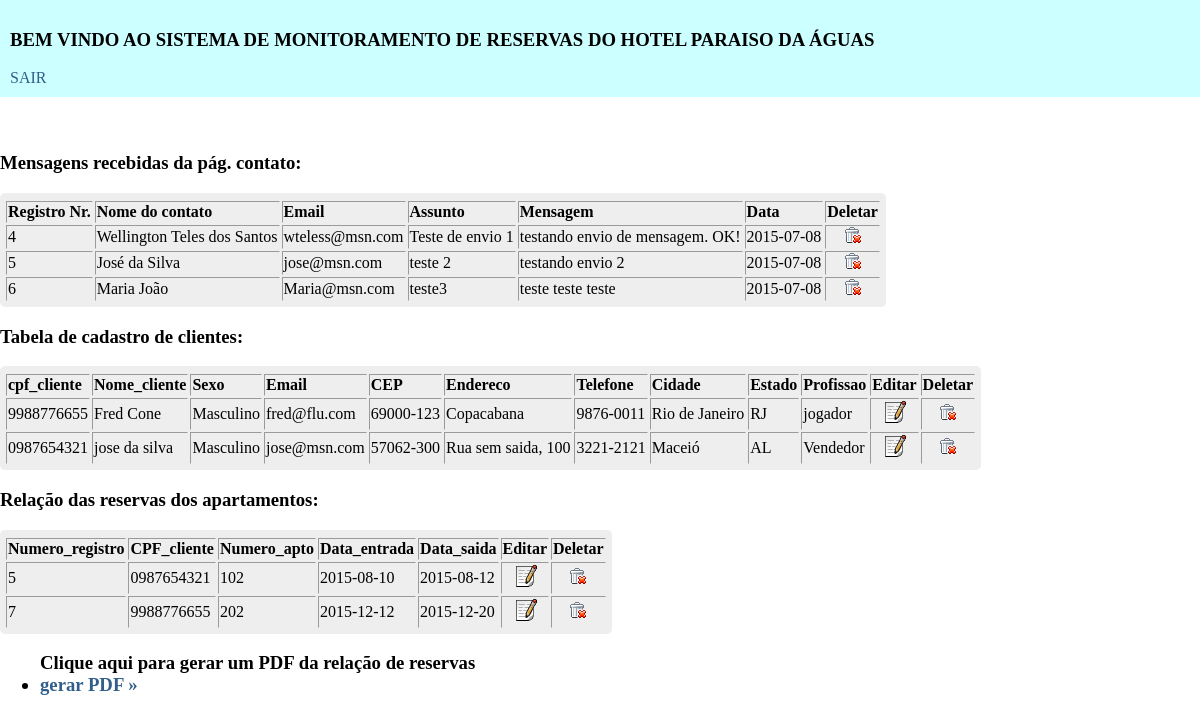
Page /painel_admin.php (signed in) on the committed database.
### tables this page shows
CREATE TABLE IF NOT EXISTS `contato` (
  `Reg_Nr` int(11) NOT NULL AUTO_INCREMENT,
  `Nome` varchar(30) NOT NULL,
  `Email` varchar(15) NOT NULL,
  `Assunto` varchar(30) NOT NULL,
  `Mensagem` varchar(250) NOT NULL,
  `Data` date NOT NULL,
  PRIMARY KEY (`Reg_Nr`)
);

CREATE TABLE IF NOT EXISTS `cliente` (
  `CPF_cliente` varchar(11) NOT NULL,
  `Nome_cliente` varchar(50) NOT NULL,
  `Sexo` varchar(10) NOT NULL,
  `Email` varchar(50) NOT NULL,
  `CEP` varchar(20) NOT NULL,
  `Endereco` varchar(100) NOT NULL,
  `Telefone` varchar(20) NOT NULL,
  `Cidade` varchar(50) NOT NULL,
  `Estado` varchar(50) NOT NULL,
  `Profissao` varchar(50) NOT NULL,
  PRIMARY KEY (`CPF_cliente`),
  UNIQUE KEY `CPF_cliente` (`CPF_cliente`)
);

CREATE TABLE IF NOT EXISTS `hospedagem_reserva` (
  `Numero_registro` bigint(20) NOT NULL AUTO_INCREMENT,
  `CPF_cliente` varchar(11) NOT NULL,
  `Numero_apto` bigint(10) NOT NULL,
  `Data_entrada` date NOT NULL,
  `Data_saida` date NOT NULL,
  PRIMARY KEY (`Numero_registro`,`CPF_cliente`,`Numero_apto`),
  KEY `fk_cliente_hospefagem_idx` (`CPF_cliente`),
  KEY `fk_apartamento_hospedagem_idx` (`Numero_apto`)
);

### painel_admin.php (the view, shortened to what this page needs)
<!DOCTYPEhtml>
<?php
if(!isset($_SESSION['user_session']) && !isset($_SESSION['pwd_session'])){
	echo "<meta http-equiv='refresh' content='0, url=./'>";
}else{
?>
<html lang="pt-br">
<head>
	<link rel="stylesheet" type="text/css" href="css/estilo2.css">
</head>
<body>
	<header>
		<div class="header"><h3>BEM VINDO AO SISTEMA DE MONITORAMENTO DE RESERVAS DO HOTEL PARAISO DA ÁGUAS</h3>
		<a href="?go=sair">SAIR</a>
		</div><br><br>
	</header>
		<table class="tab_cad" width="100%" border="1">
	<tr><h3>Mensagens recebidas da pág. contato:</h3></tr>
			<tr>
				<td><b>Registro Nr.</b></td>
				<td><b>Nome do contato</b></td>
				<td><b>Email</b></td>
				<td><b>Assunto</b></td>
				<td><b>Mensagem</b></td>
				<td><b>Data</b></td>
				<td align="center"><b>Deletar</b></td>
			</tr>
			<?php
				$query = mysql_query("SELECT * FROM contato ORDER BY Data") or die(mysql_error());
				while ($linha = mysql_fetch_object($query)) {
			?>
			<tr>
				<td><?php echo $linha->Reg_Nr ?></td>
				<td><?php echo $linha->Nome ?></td>
				<td><?php echo $linha->Email ?></td>
				<td><?php echo $linha->Assunto ?></td>
				<td><?php echo $linha->Mensagem ?></td>
				<td><?php echo $linha->Data ?></td>
				<td align="center"><a href="deletar_msg.php?Reg_Nr=<?php echo $linha->Reg_Nr ?>"><img src="img/eliminar.gif"></a></td>
			</tr>
		<?php
		}
		?>
		</table>
<table class="tab_cad" width="100%" border="1">
	<tr><h3>Tabela de cadastro de clientes:</h3></tr>
			<tr>
				<td><b>cpf_cliente</b></td>
				<td><b>Nome_cliente</b></td>
				<td><b>Sexo</b></td>
				<td><b>Email</b></td>
				<td><b>CEP</b></td>
				<td><b>Endereco</b></td>
				<td><b>Telefone</b></td>
				<td><b>Cidade</b></td>
				<td><b>Estado</b></td>
				<td><b>Profissao</b></td>
				<td align="center"><b>Editar</b></td>
				<td align="center"><b>Deletar</b></td>
			</tr>
			<?php
				$query = mysql_query("SELECT * FROM cliente ORDER BY Nome_cliente") or die(mysql_error());
				while ($linha = mysql_fetch_object($query)) {
			?>
			<tr>
				<td><?php echo $linha->CPF_cliente ?></td>
				<td><?php echo $linha->Nome_cliente ?></td>
				<td><?php echo $linha->Sexo ?></td>
				<td><?php echo $linha->Email ?></td>
				<td><?php echo $linha->CEP ?></td>
				<td><?php echo $linha->Endereco ?></td>
				<td><?php echo $linha->Telefone ?></td>
				<td><?php echo $linha->Cidade ?></td>
				<td><?php echo $linha->Estado ?></td>
				<td><?php echo $linha->Profissao ?></td>
				<td align="center"><img src="img/editar.gif"></td>
				<td align="center"><a href="deletar.php?CPF_cliente=<?php echo $linha->CPF_cliente ?>"><img src="img/eliminar.gif"></a></td>
			</tr>
		<?php
		}
		?>
		</table>
		<table class="tab_cad" width="100%" border="1">
	<tr><h3>Relação das reservas dos apartamentos:</h3></tr>
			<tr>
				<td><b>Numero_registro</b></td>
				<td><b>CPF_cliente</b></td>
				<td><b>Numero_apto</b></td>
				<td><b>Data_entrada</b></td>
				<td><b>Data_saida</b></td>
				<td align="center"><b>Editar</b></td>
				<td align="center"><b>Deletar</b></td>
			</tr>
			<?php
				$query = mysql_query("SELECT * FROM hospedagem_reserva ORDER BY Data_entrada") or die(mysql_error());
				while ($linha = mysql_fetch_object($query)) {
			?>
			<tr>
				<td><?php echo $linha->Numero_registro ?></td>
				<td><?php echo $linha->CPF_cliente ?></td>
				<td><?php echo $linha->Numero_apto ?></td>
				<td><?php echo $linha->Data_entrada ?></td>
				<td><?php echo $linha->Data_saida ?></td>
				<td align="center"><img src="img/editar.gif"></td>
				<td align="center"><a href="deletar.php?CPF_cliente=<?php echo $linha->CPF_cliente ?>"><img src="img/eliminar.gif"></a></td>
			</tr>
		<?php
		}
		?>
		</table>
		<ul class="menu inline sem-marcador">
			<h3>Clique aqui para gerar um PDF da relação de reservas<li><a href="relatoriofpdf.php">gerar PDF &raquo;</a></li></h3>
		</ul>
	</body>
</html>
<?php
	}
?>

### css/estilo2.css (style rules this page uses)
body { margin: 0; padding: 0; outline: none; font-family: "calibri"; }
a:link, a:active, a:visited { color: #315e8a; text-decoration: none; }
.header { background: #ccffff; padding: 10px; }
.tab_cad { height: 35px; width: auto; border: none; border-radius: 5px; background-color: #EEE; padding: 4px; }

### rows in the picture
contato: Reg_Nr "4", Nome "Wellington Teles dos Santos", Email "wteless@msn.com", Assunto "Teste de envio 1", Mensagem "testando envio de mensagem. OK!", Data "2015-07-08"
contato: Reg_Nr "5", Nome "José da Silva", Email "jose@msn.com", Assunto "teste 2", Mensagem "testando envio 2", Data "2015-07-08"
contato: Reg_Nr "6", Nome "Maria João", Email "Maria@msn.com", Assunto "teste3", Mensagem "teste teste teste", Data "2015-07-08"
cliente: CPF_cliente "9988776655", Nome_cliente "Fred Cone", Sexo "Masculino", Email "fred@flu.com", CEP "69000-123", Endereco "Copacabana", Telefone "9876-0011", Cidade "Rio de Janeiro", Estado "RJ", Profissao "jogador"
cliente: CPF_cliente "0987654321", Nome_cliente "jose da silva", Sexo "Masculino", Email "jose@msn.com", CEP "57062-300", Endereco "Rua sem saida, 100", Telefone "3221-2121", Cidade "Maceió", Estado "AL", Profissao "Vendedor"
hospedagem_reserva: Numero_registro "5", CPF_cliente "0987654321", Numero_apto "102", Data_entrada "2015-08-10", Data_saida "2015-08-12"
hospedagem_reserva: Numero_registro "7", CPF_cliente "9988776655", Numero_apto "202", Data_entrada "2015-12-12", Data_saida "2015-12-20"
